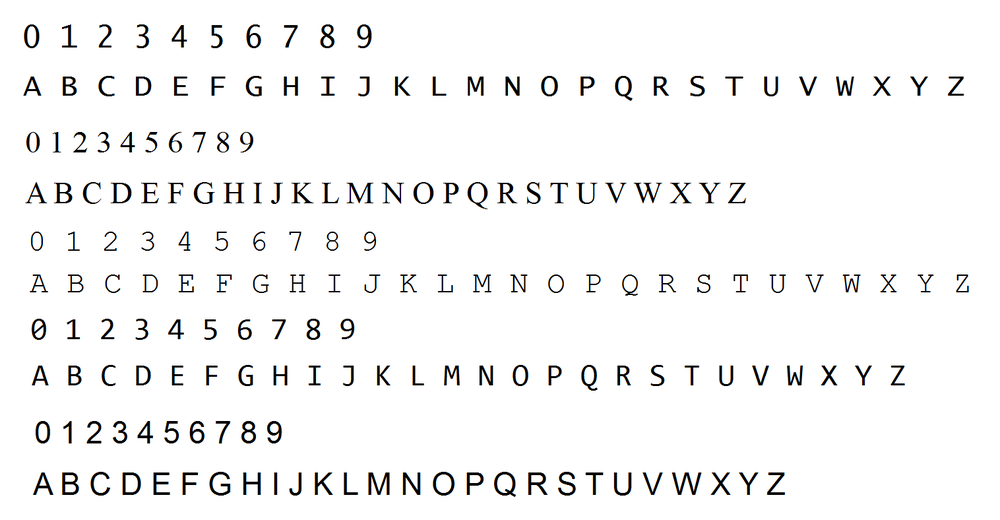
#> input picture micro/training_chars.png, 1000 x 520 px, shrunk from 1516 x 788 before the run
$ jupyter execute GenData.ipynb   (older library calls are emulated)
#> lines starting #> are read from the running program, lines starting #| are printed output that depends on the picture; after the words box and inside, x2 and y2 are one past the last pixel; in counts of white or black regions, pixels touching at a corner belong together
[cell 1]
from io import BytesIO

import matplotlib.pyplot as plt
import numpy as np
from PIL import Image
import cv2
import IPython.display

[cell 2]
MIN_CONTOUR_AREA = 100

RESIZED_IMAGE_WIDTH = 20
RESIZED_IMAGE_HEIGHT = 30

[cell 3]
def showimage(cimg):
    if len(cimg.shape) == 2:
        img = Image.fromarray(cimg)
    else:
        img = Image.fromarray(cv2.cvtColor(cimg, cv2.COLOR_BGR2RGB))
    b = BytesIO()
    img.save(b, format='png')

    IPython.display.display(IPython.display.Image(data=b.getvalue(), format='png', embed=True))

[cell 4]
# Read training data
imgTrainingNumbers = cv2.imread("training_chars.png")
#> imgTrainingNumbers is the input picture: shape (520, 1000, 3); mean B, G, R 245.1, 245.1, 245.1

imgGray = cv2.cvtColor(imgTrainingNumbers, cv2.COLOR_BGR2GRAY)
imgBlurred = cv2.GaussianBlur(imgGray, (5,5), 0)
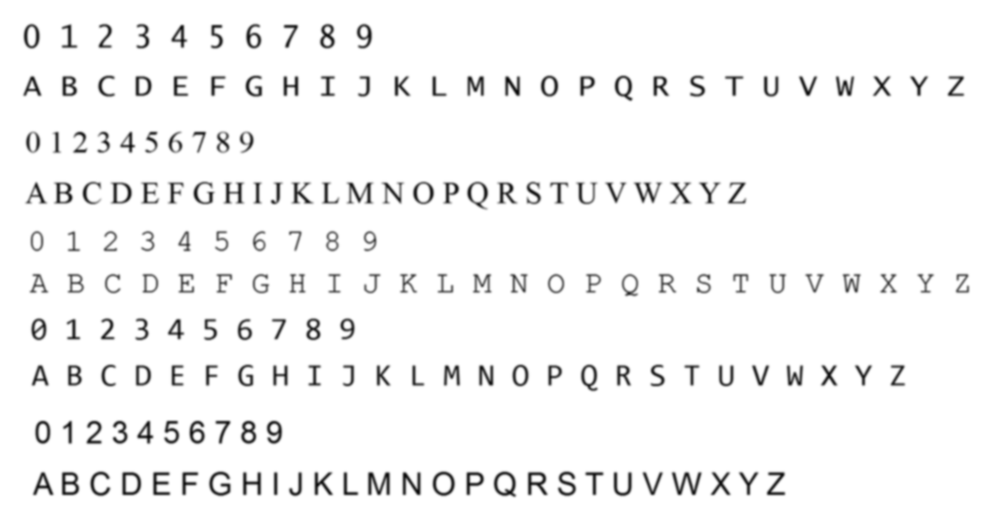
#> imgBlurred: shape (520, 1000); min 11, max 255, mean 245.1

imgThresh = cv2.adaptiveThreshold(imgBlurred, 255, cv2.ADAPTIVE_THRESH_GAUSSIAN_C, cv2.THRESH_BINARY_INV, 11, 2)
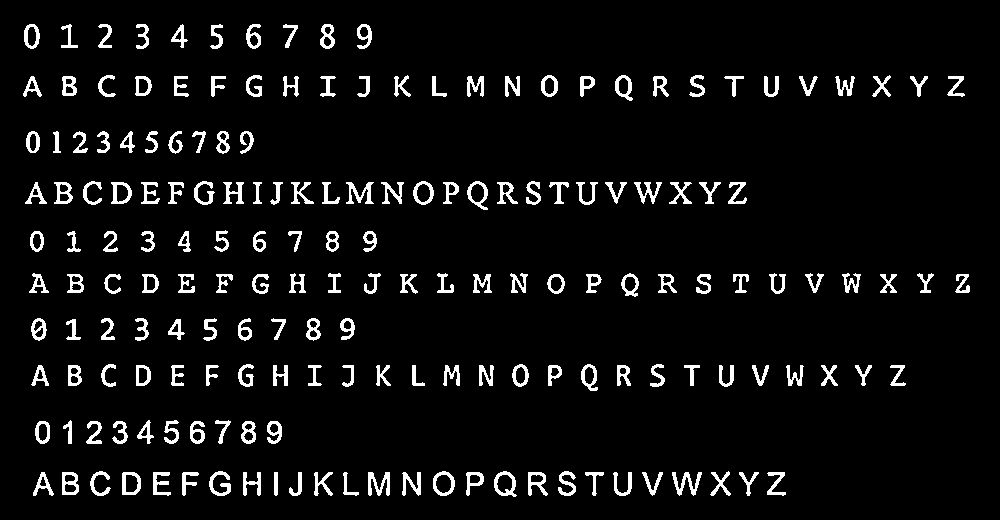
#> imgThresh: shape (520, 1000); 5.8% white; 180 white regions

showimage(imgThresh)

[cell 5]
imgThreshCopy = imgThresh.copy()

imgContours, npaContours, npaHierarchy = cv2.findContours(imgThresh.copy(), cv2.RETR_EXTERNAL, cv2.CHAIN_APPROX_SIMPLE)
#> npaContours = 180 contours; largest, box (x1, y1, x2, y2) and area: (494, 471, 517, 497) 416, (433, 471, 455, 496) 408, (467, 181, 488, 210) 374, (122, 472, 141, 495) 368, (413, 181, 434, 205) 359; npaHierarchy = 180 rows, first 6: [1, -1, -1, -1], [2, 0, -1, -1], [3, 1, -1, -1], [4, 2, -1, -1], [5, 3, -1, -1], [6, 4, -1, -1]

npaFlattenedImages =  np.empty((0, RESIZED_IMAGE_WIDTH * RESIZED_IMAGE_HEIGHT))

intClassifications = []
